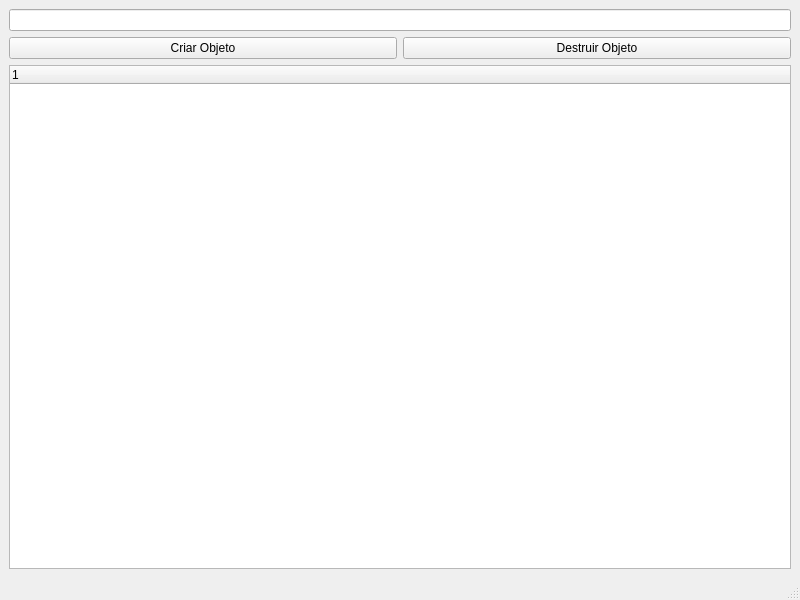
<?xml version="1.0" encoding="UTF-8"?>
<ui version="4.0">
 <class>MainWindow</class>
 <widget class="QMainWindow" name="MainWindow">
  <property name="geometry">
   <rect>
    <x>0</x>
    <y>0</y>
    <width>800</width>
    <height>600</height>
   </rect>
  </property>
  <property name="windowTitle">
   <string>MainWindow</string>
  </property>
  <widget class="QWidget" name="centralwidget">
   <layout class="QVBoxLayout" name="verticalLayout">
    <item>
     <widget class="QLineEdit" name="nomeObjeto"/>
    </item>
    <item>
     <layout class="QHBoxLayout" name="horizontalLayout">
      <item>
       <widget class="QPushButton" name="pushButton">
        <property name="text">
         <string>Criar Objeto</string>
        </property>
       </widget>
      </item>
      <item>
       <widget class="QPushButton" name="pushButton_2">
        <property name="text">
         <string>Destruir Objeto</string>
        </property>
       </widget>
      </item>
     </layout>
    </item>
    <item>
     <layout class="QVBoxLayout" name="verticalLayout_2">
      <item>
       <widget class="QTreeWidget" name="treeWidget">
        <column>
         <property name="text">
          <string notr="true">1</string>
         </property>
        </column>
       </widget>
      </item>
     </layout>
    </item>
   </layout>
  </widget>
  <widget class="QMenuBar" name="menubar">
   <property name="geometry">
    <rect>
     <x>0</x>
     <y>0</y>
     <width>800</width>
     <height>22</height>
    </rect>
   </property>
  </widget>
  <widget class="QStatusBar" name="statusbar"/>
 </widget>
 <resources/>
 <connections/>
</ui>
